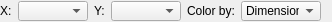
<?xml version="1.0" encoding="UTF-8"?>
<ui version="4.0">
 <class>DimensionSettingsWidget</class>
 <widget class="QWidget" name="DimensionSettingsWidget">
  <property name="geometry">
   <rect>
    <x>0</x>
    <y>0</y>
    <width>332</width>
    <height>22</height>
   </rect>
  </property>
  <property name="sizePolicy">
   <sizepolicy hsizetype="Fixed" vsizetype="Fixed">
    <horstretch>0</horstretch>
    <verstretch>0</verstretch>
   </sizepolicy>
  </property>
  <property name="windowTitle">
   <string>Dimension settings</string>
  </property>
  <property name="toolTip">
   <string>Dimension settings</string>
  </property>
  <layout class="QHBoxLayout" name="horizontalLayout">
   <property name="spacing">
    <number>5</number>
   </property>
   <property name="leftMargin">
    <number>0</number>
   </property>
   <property name="topMargin">
    <number>0</number>
   </property>
   <property name="rightMargin">
    <number>0</number>
   </property>
   <property name="bottomMargin">
    <number>0</number>
   </property>
   <item>
    <widget class="QWidget" name="widget" native="true">
     <layout class="QHBoxLayout" name="horizontalLayout_2">
      <property name="leftMargin">
       <number>0</number>
      </property>
      <property name="topMargin">
       <number>0</number>
      </property>
      <property name="rightMargin">
       <number>0</number>
      </property>
      <property name="bottomMargin">
       <number>0</number>
      </property>
      <item>
       <widget class="QLabel" name="xDimensionLabel">
        <property name="sizePolicy">
         <sizepolicy hsizetype="Maximum" vsizetype="Preferred">
          <horstretch>0</horstretch>
          <verstretch>0</verstretch>
         </sizepolicy>
        </property>
        <property name="toolTip">
         <string>X dimension</string>
        </property>
        <property name="text">
         <string>X:</string>
        </property>
       </widget>
      </item>
      <item>
       <widget class="QComboBox" name="xDimensionComboBox">
        <property name="minimumSize">
         <size>
          <width>70</width>
          <height>20</height>
         </size>
        </property>
        <property name="maximumSize">
         <size>
          <width>70</width>
          <height>20</height>
         </size>
        </property>
        <property name="toolTip">
         <string>X dimension</string>
        </property>
       </widget>
      </item>
      <item>
       <widget class="QLabel" name="yDimensionLabel">
        <property name="sizePolicy">
         <sizepolicy hsizetype="Maximum" vsizetype="Preferred">
          <horstretch>0</horstretch>
          <verstretch>0</verstretch>
         </sizepolicy>
        </property>
        <property name="toolTip">
         <string>Y dimension</string>
        </property>
        <property name="text">
         <string>Y:</string>
        </property>
       </widget>
      </item>
      <item>
       <widget class="QComboBox" name="yDimensionComboBox">
        <property name="minimumSize">
         <size>
          <width>70</width>
          <height>20</height>
         </size>
        </property>
        <property name="maximumSize">
         <size>
          <width>70</width>
          <height>20</height>
         </size>
        </property>
        <property name="toolTip">
         <string>Y dimension</string>
        </property>
       </widget>
      </item>
      <item>
       <widget class="QLabel" name="colorOptionsLabel">
        <property name="sizePolicy">
         <sizepolicy hsizetype="Maximum" vsizetype="Preferred">
          <horstretch>0</horstretch>
          <verstretch>0</verstretch>
         </sizepolicy>
        </property>
        <property name="toolTip">
         <string>Color options</string>
        </property>
        <property name="text">
         <string>Color by:</string>
        </property>
       </widget>
      </item>
      <item>
       <widget class="QComboBox" name="colorOptionsComboBox">
        <property name="sizePolicy">
         <sizepolicy hsizetype="Fixed" vsizetype="Fixed">
          <horstretch>0</horstretch>
          <verstretch>0</verstretch>
         </sizepolicy>
        </property>
        <property name="minimumSize">
         <size>
          <width>80</width>
          <height>20</height>
         </size>
        </property>
        <property name="maximumSize">
         <size>
          <width>80</width>
          <height>20</height>
         </size>
        </property>
        <property name="toolTip">
         <string>Color options</string>
        </property>
        <item>
         <property name="text">
          <string>Dimension</string>
         </property>
        </item>
        <item>
         <property name="text">
          <string>Data</string>
         </property>
        </item>
       </widget>
      </item>
      <item>
       <widget class="ColorDimensionStackedWidget" name="colorDimensionStackedWidget" native="true"/>
      </item>
     </layout>
    </widget>
   </item>
  </layout>
 </widget>
 <customwidgets>
  <customwidget>
   <class>ColorDimensionStackedWidget</class>
   <extends>QWidget</extends>
   <header>ColorDimensionStackedWidget.h</header>
   <container>1</container>
  </customwidget>
 </customwidgets>
 <resources/>
 <connections/>
</ui>
